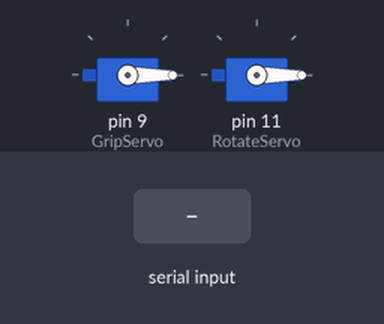
A sketch run on a simulated Arduino Uno, built with avr-gcc and run on an emulated ATmega328P. Shown: 2 × servo. The test bench sets the inputs (shaded band). What the sketch prints to the serial monitor is not drawn.

Above: at 2.2 s.
2.3 s: "s" received over Serial
At 2.76 s:
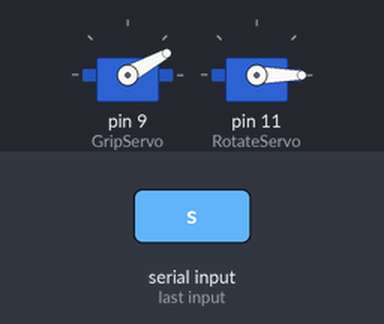
At 4.2 s:
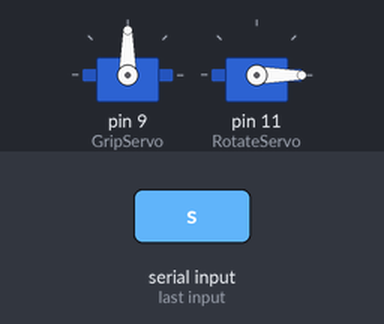
5.3 s: "a" received over Serial
Timing chart, 0 to 8.3 s (numbered marks = the images above; inputs shaded):
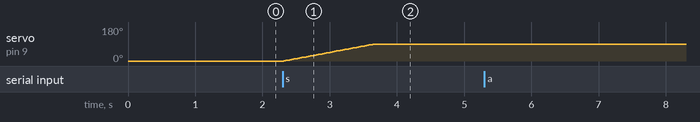

Measured:
- after the input at 2.3 s, servo on pin 9 (GripServo): moves from 0° to 90° over 1.3 s, starting at once
- after the input at 5.3 s, every drawn part: stays the same

The sketch:

ClawCodeRev2.ino
```cpp
#include <Servo.h>

Servo GripServo;
Servo RotateServo;

int ClawState = 0;     // Track current position (0 or 90)
bool at90 = false;      // Toggle state

void setup() {
  GripServo.attach(9);
  RotateServo.attach(11);
  GripServo.write(0); // start at 0 degrees
  RotateServo.write(0);     // start at 0 degrees
  Serial.begin(9600);
  delay(1000);
  Serial.println("Press 's' have claw grip state");
  Serial.println("Press 'a' and 'd' to rotate claw from 0° to 90°" );
}

void loop() {
  // Check if a character is available
  if (Serial.available() > 0) {
    char c = Serial.read();

    if (c == 's') {   // if the user pressed "s"
      if (!at90) {
        moveGripServoSmooth(0, 90);
        at90 = true;
      } else {
        moveGripServoSmooth(90, 0);
        at90 = false;
      }
    }
    else if(c == 'a'){
      if(ClawState <= 0){
        Serial.println("Cannot rotate further in that direction");
      }
      else{
        ClawState -= 10;
        RotateServo.write(ClawState);
        delay(15);

      }

    }
    else if(c == 'd'){
      if(ClawState == 90){
        Serial.println("Cannot rotate further in that direction");
      }
      else{
        ClawState += 10;
        RotateServo.write(ClawState);
        delay(15);
      }
    }
  }
}

// Smooth servo movement function
void moveGripServoSmooth(int fromPos, int toPos) {
  if (fromPos < toPos) {
    for (int p = fromPos; p <= toPos; p++) {
      GripServo.write(p);
      delay(15);
    }
  } else {
    for (int p = fromPos; p >= toPos; p--) {
      GripServo.write(p);
      delay(15);
    }
  }
}
```
